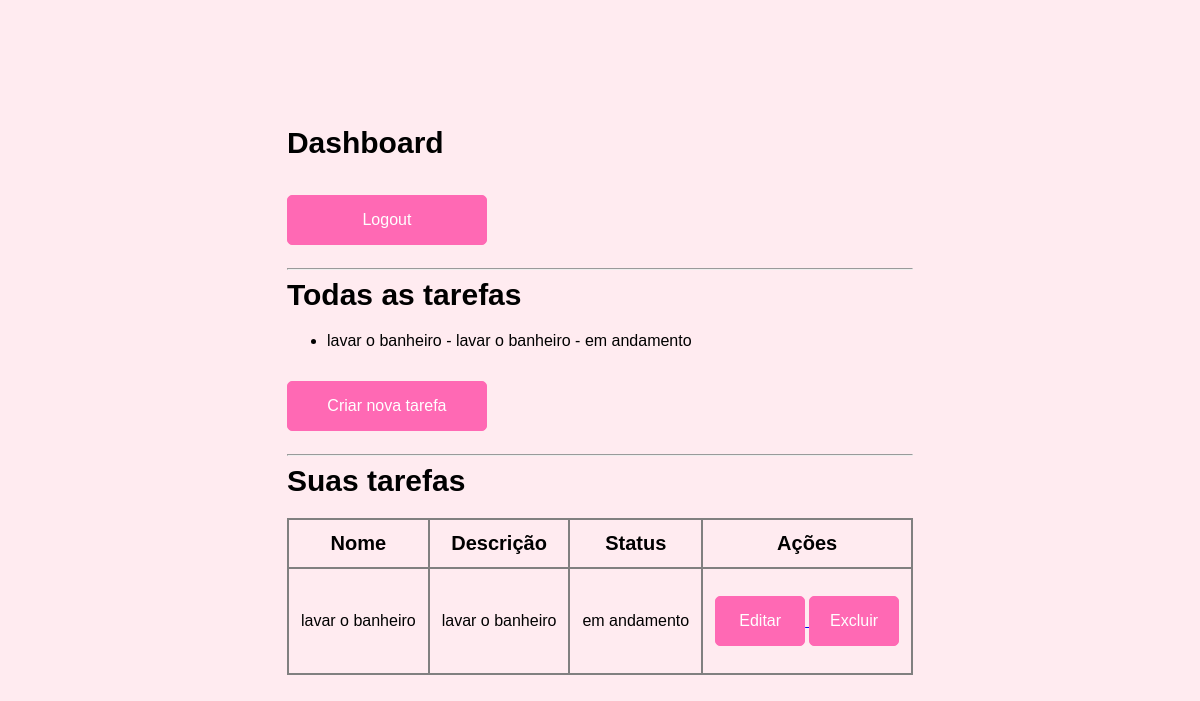
Page /dashboard (signed in) on the earlier database version.
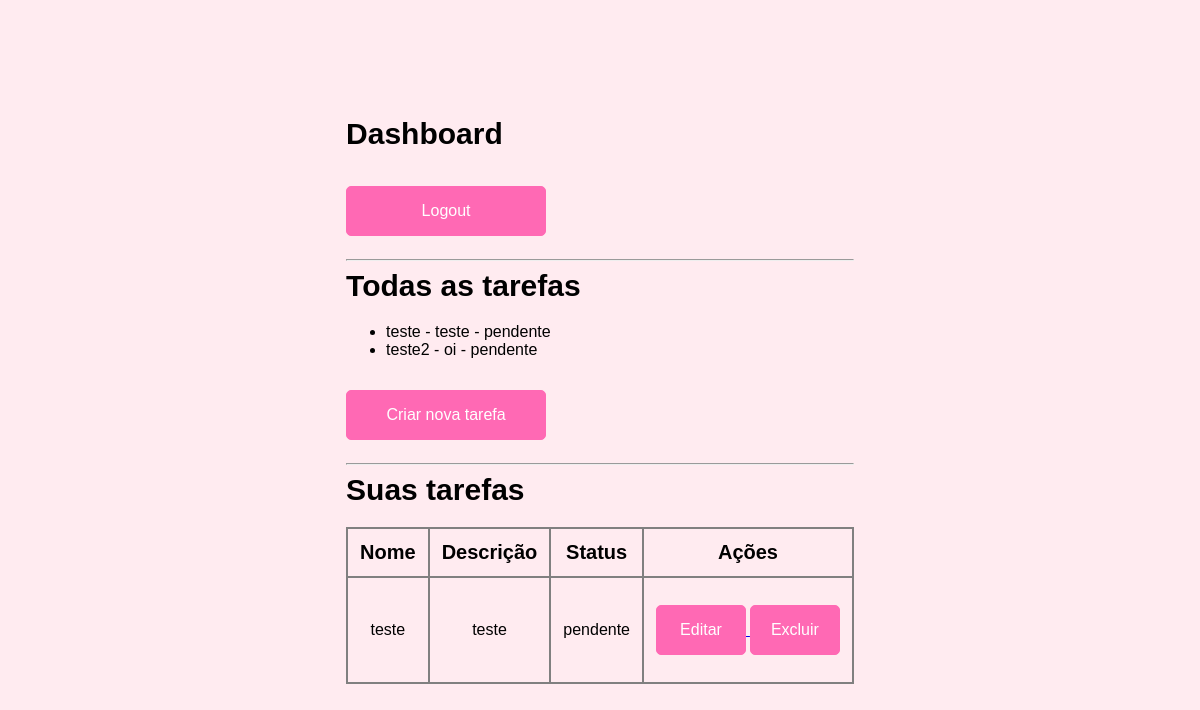
Same page on the later database version.
### models.py (models this page shows)
class Task(db.Model):
    id = db.Column(db.Integer, primary_key=True)
    task_name = db.Column(db.String, nullable=False)
    description = db.Column(db.Text, nullable=False)
    task_status = db.Column(db.String(20), nullable=False)
    user_id = db.Column(db.Integer, db.ForeignKey('user.id'), nullable=False)

### main.py (the view)
@app.route('/dashboard')
@login_required
def dashboard():
    todas_tarefas = Task.query.all() # pega todas as tarefas
    minhas_tarefas = Task.query.filter_by(user_id=current_user.id).all()
    return render_template('dashboard.html', todas_tarefas=todas_tarefas, minhas_tarefas=minhas_tarefas)

### models.py (called while the page is built)
@login_manager.user_loader
def load_user(user_id):
    return User.query.get(int(user_id))

### templates/dashboard.html (shortened to what this page needs)
{% extends 'base.html' %}
{% block body %}
<div class="card p-4">
    <h1>Dashboard</h1>
    <a href="{{ url_for('logout') }}">
        <button type="button" class="btn btn-outline-danger">Logout</button>
    </a>
    <hr>
    <h3>Todas as tarefas</h3>
    <ul>
        {% if todas_tarefas %}
            {% for task in todas_tarefas %}
                <li>{{ task.task_name }} - {{ task.description }} - {{ task.task_status }}</li>
            {% endfor %}
        {% else %}
            <p>Não há tarefas cadastradas.</p>
        {% endif %}
    </ul>
    <a href="{{ url_for('create_task') }}">
        <button type="button" class="btn btn-primary">Criar nova tarefa</button>
    </a>
    <hr>
    <h3>Suas tarefas</h3>
    <table>
        <thead>
            <tr>
                <th style="font-size: 20px; text-align: center;">Nome</th>
                <th style="font-size: 20px; text-align: center;">Descrição</th>
                <th style="font-size: 20px; text-align: center;">Status</th>
                <th style="font-size: 20px; text-align: center;">Ações</th>
            </tr>
        </thead>
        <tbody>
            {% if minhas_tarefas %}
                {% for task in minhas_tarefas %}
                    <tr>
                        <td style="font-size: 16px; text-align: center;">{{ task.task_name }}</td>
                        <td style="font-size: 16px; text-align: center;">{{ task.description }}</td>
                        <td style="font-size: 16px; text-align: center;">{{ task.task_status }}</td>
                        <td>
                            <a href="{{ url_for('edit_task', task_id=task.id) }}">
                                <button type="button" class="btn2">Editar</button>
                            </a>
                            <form action="{{ url_for('delete_task', task_id=task.id) }}" method="POST" style="display:inline;">
                                <button type="submit" onclick="return confirm('Você tem certeza que deseja excluir?')" class="btn2">Excluir</button>
                            </form>
                        </td>
                    </tr>
                {% endfor %}
            {% else %}
                <tr>
                    <td colspan="4">Você ainda não criou nenhuma tarefa.</td>
                </tr>
            {% endif %}
        </tbody>
    </table>
</div>
{% endblock %}

Differences in the rows shown:
no longer on one of the page's lists (row edited): Task: task_name "lavar o banheiro", description "lavar o banheiro", task_status "em andamento"
added Task: task_name "teste", description "teste", task_status "pendente"
changed Task: task_name "lavar o banheiro" → "teste2"; description "lavar o banheiro" → "oi"; task_status "em andamento" → "pendente"
